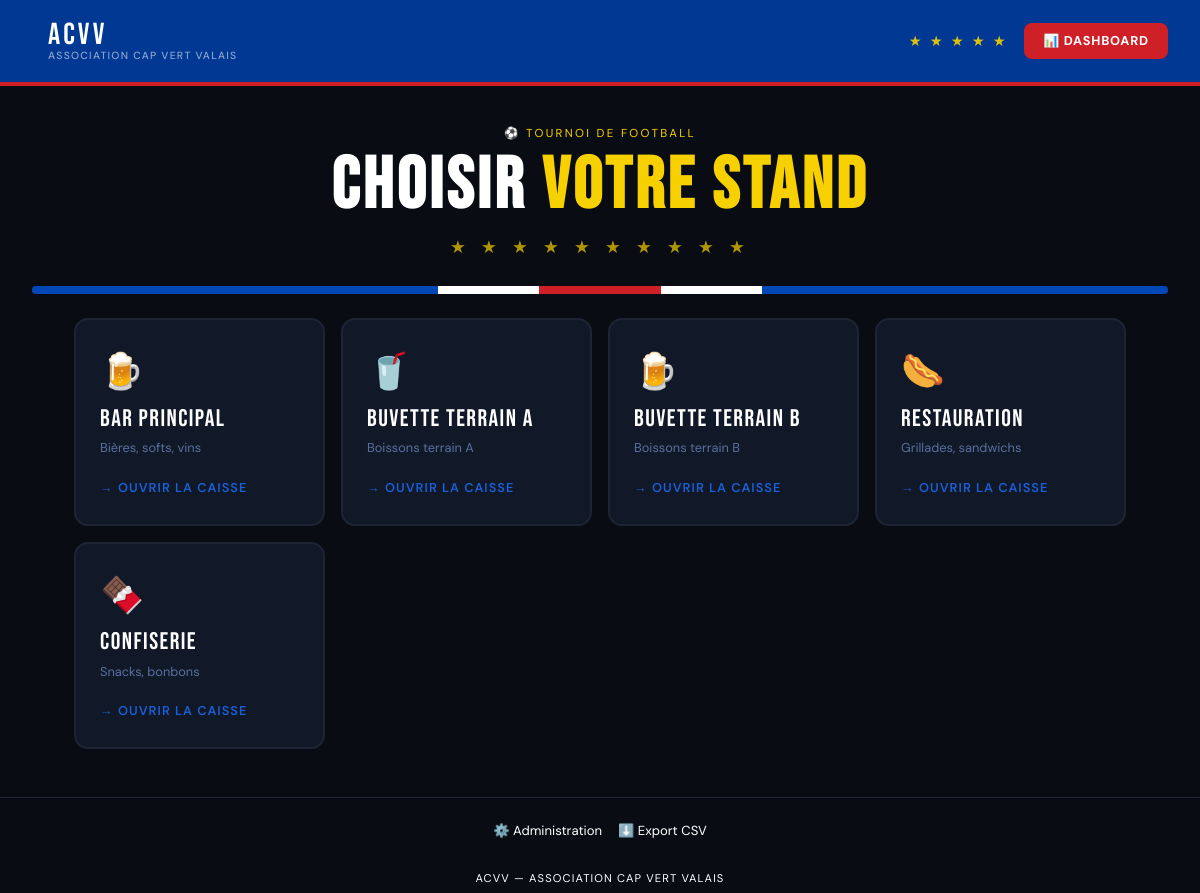
The page / on the database its author committed.
### tables this page shows
CREATE TABLE stands (
            id INTEGER PRIMARY KEY AUTOINCREMENT,
            nom TEXT NOT NULL,
            description TEXT,
            actif INTEGER DEFAULT 1
        );

### app.py (the view)
@app.route("/")
def index():
    db = get_db()
    stands = db.execute("SELECT * FROM stands WHERE actif = 1").fetchall()
    db.close()
    return render_template("index.html", stands=stands)

### database.py (called while the page is built)
def get_db():
    conn = sqlite3.connect(DB_PATH)
    conn.row_factory = sqlite3.Row
    return conn

### templates/index.html (shortened to what this page needs)
<!DOCTYPE html>
<html lang="fr">
<head>
</head>
<body>
<header>
  <div class="logo-zone">
    <div class="logo">
      ACVV
      <span class="sub">Association Cap Vert Valais</span>
    </div>
  </div>
  <div style="display:flex;align-items:center;gap:1rem">
    <div class="stars-deco">★ ★ ★ ★ ★</div>
    <a href="/dashboard" class="btn-dashboard">📊 Dashboard</a>
  </div>
</header>
<div class="hero">
  <div class="hero-eyebrow">⚽ Tournoi de football</div>
  <h1>Choisir <em>votre stand</em></h1>
  <div class="hero-stars">★ ★ ★ ★ ★ ★ ★ ★ ★ ★</div>
</div>
<div class="sep"><span></span><span></span><span></span><span></span><span></span></div>
<div class="stands-grid">
  {% set icons = ['🍺', '🥤', '🍺', '🌭', '🍫'] %}
  {% for stand in stands %}
  <a class="stand-card" href="/caisse/{{ stand.id }}">
    <div class="stand-icon">{{ icons[loop.index0 % icons|length] }}</div>
    <div class="stand-nom">{{ stand.nom }}</div>
    <div class="stand-desc">{{ stand.description or 'Point de vente' }}</div>
    <div class="stand-arrow">→ Ouvrir la caisse</div>
  </a>
  {% endfor %}
</div>
<footer>
  <a href="/admin">⚙️ Administration</a>
  <a href="/api/export/csv">⬇️ Export CSV</a>
</footer>
<div class="acvv-tag">ACVV — Association Cap Vert Valais</div>
</body>
</html>

### templates/index.html (style rules this page uses)
*, *::before, *::after { box-sizing: border-box; margin: 0; padding: 0; }
:root { --bleu: #003893; --bleu2: #0047b8; --bleu3: #1a5fd4; --rouge: #cf2027; --jaune: #f7d000; --blanc: #ffffff; --creme: #f4f1e8; --noir: #0a0c14; --gris: #111827; --gris2: #1e2433; --gris3: #2d3447; }
body { background: var(--noir); color: var(--blanc); font-family: 'DM Sans', sans-serif; min-height: 100vh; display: flex; flex-direction: column; overflow-x: hidden; }
header { background: var(--bleu); padding: 1.25rem 2rem; display: flex; align-items: center; justify-content: space-between; border-bottom: 4px solid var(--rouge); flex-shrink: 0; }
.logo-zone { display: flex; align-items: center; gap: 1rem; }
.logo { font-family: 'Bebas Neue', sans-serif; font-size: 1.9rem; letter-spacing: 0.1em; color: var(--blanc); line-height: 1; }
.logo .sub { display: block; font-family: 'DM Sans', sans-serif; font-size: 0.65rem; font-weight: 500; letter-spacing: 0.12em; color: rgba(255,255,255,0.55); text-transform: uppercase; margin-top: 1px; }
.stars-deco { color: var(--jaune); font-size: 0.9rem; letter-spacing: 0.15em; opacity: 0.9; }
.btn-dashboard { background: var(--rouge); color: var(--blanc); font-family: 'DM Sans', sans-serif; font-weight: 700; font-size: 0.8rem; padding: 0.6rem 1.2rem; border: none; border-radius: 8px; cursor: pointer; text-decoration: none; letter-spacing: 0.06em; text-transform: uppercase; transition: opacity 0.2s, transform 0.1s; }
.hero { text-align: center; padding: 2.5rem 1rem 1.5rem; }
.hero-eyebrow { font-size: 0.72rem; text-transform: uppercase; letter-spacing: 0.2em; color: var(--jaune); margin-bottom: 0.5rem; }
.hero h1 { font-family: 'Bebas Neue', sans-serif; font-size: clamp(2.2rem, 7vw, 4.5rem); letter-spacing: 0.05em; line-height: 1.05; color: var(--blanc); }
.hero h1 em { color: var(--jaune); font-style: normal; }
.hero-stars { font-size: 1.1rem; margin-top: 0.75rem; letter-spacing: 0.3em; color: var(--jaune); opacity: 0.7; }
.sep { display: flex; height: 8px; margin: 0.25rem 2rem 1.5rem; border-radius: 4px; overflow: hidden; }
.sep span { flex: 1; }
.sep span:nth-child(1) { background: var(--bleu2); }
.sep span:nth-child(2) { background: var(--blanc); flex: 0.25; }
.sep span:nth-child(3) { background: var(--rouge); flex: 0.3; }
.sep span:nth-child(4) { background: var(--blanc); flex: 0.25; }
.sep span:nth-child(5) { background: var(--bleu2); }
.stands-grid { display: grid; grid-template-columns: repeat(auto-fill, minmax(240px, 1fr)); gap: 1rem; padding: 0 1.5rem 3rem; max-width: 1100px; margin: 0 auto; width: 100%; }
.stand-card { background: var(--gris); border: 2px solid var(--gris2); border-radius: 14px; padding: 1.75rem 1.5rem; cursor: pointer; text-decoration: none; color: inherit; transition: border-color 0.2s, transform 0.15s, background 0.2s; display: flex; flex-direction: column; gap: 0.4rem; position: relative; overflow: hidden; }
.stand-card::before { content: ''; position: absolute; top: 0; left: 0; right: 0; height: 3px; background: linear-gradient(to right, var(--bleu2), var(--rouge)); opacity: 0; transition: opacity 0.2s; }
.stand-icon { font-size: 2.2rem; margin-bottom: 0.2rem; }
.stand-nom { font-family: 'Bebas Neue', sans-serif; font-size: 1.5rem; letter-spacing: 0.06em; color: var(--blanc); }
.stand-desc { font-size: 0.8rem; color: #5971a0; }
.stand-arrow { margin-top: 1rem; font-size: 0.8rem; color: var(--bleu3); font-weight: 600; text-transform: uppercase; letter-spacing: 0.08em; }
footer { text-align: center; padding: 1.5rem; display: flex; gap: 1rem; justify-content: center; border-top: 1px solid var(--gris2); flex-wrap: wrap; }
footer a { color: #fff; text-decoration: none; font-size: 0.82rem; transition: color 0.2s; }
.acvv-tag { text-align: center; padding: 0.5rem; font-size: 0.7rem; color: #fff; letter-spacing: 0.1em; text-transform: uppercase; }

### rows shown on the page
stands: icons "🍺", nom "Bar Principal", description "Bières, softs, vins"
stands: icons "🥤", nom "Buvette Terrain A", description "Boissons terrain A"
stands: icons "🍺", nom "Buvette Terrain B", description "Boissons terrain B"
stands: icons "🌭", nom "Restauration", description "Grillades, sandwichs"
stands: icons "🍫", nom "Confiserie", description "Snacks, bonbons"
